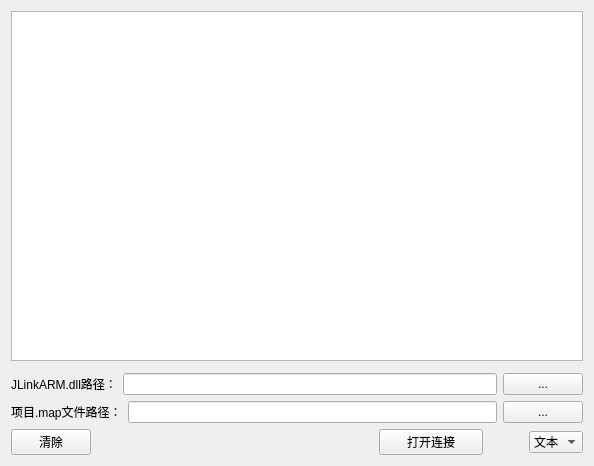
<?xml version="1.0" encoding="UTF-8"?>
<ui version="4.0">
 <author>XIVN1987</author>
 <class>SERCOM</class>
 <widget class="QWidget" name="SERCOM">
  <property name="geometry">
   <rect>
    <x>0</x>
    <y>0</y>
    <width>594</width>
    <height>466</height>
   </rect>
  </property>
  <property name="sizePolicy">
   <sizepolicy hsizetype="Preferred" vsizetype="Preferred">
    <horstretch>0</horstretch>
    <verstretch>0</verstretch>
   </sizepolicy>
  </property>
  <property name="windowTitle">
   <string>XIVN1987 SERCOM</string>
  </property>
  <property name="windowIcon">
   <iconset>
    <normaloff>Image/serial.ico</normaloff>Image/serial.ico</iconset>
  </property>
  <layout class="QVBoxLayout" name="vLayout0">
   <item>
    <widget class="QTextEdit" name="txtMain">
     <property name="frameShadow">
      <enum>QFrame::Sunken</enum>
     </property>
     <property name="textInteractionFlags">
      <set>Qt::TextSelectableByKeyboard|Qt::TextSelectableByMouse</set>
     </property>
    </widget>
   </item>
   <item>
    <widget class="QwtPlot" name="qwtPlot"/>
   </item>
   <item>
    <layout class="QHBoxLayout" name="hLayout1">
     <item>
      <widget class="QLabel" name="lblDLL">
       <property name="sizePolicy">
        <sizepolicy hsizetype="Fixed" vsizetype="Fixed">
         <horstretch>0</horstretch>
         <verstretch>0</verstretch>
        </sizepolicy>
       </property>
       <property name="text">
        <string>JLinkARM.dll路径：</string>
       </property>
      </widget>
     </item>
     <item>
      <widget class="QLineEdit" name="linDLL"/>
     </item>
     <item>
      <widget class="QPushButton" name="btnDLL">
       <property name="sizePolicy">
        <sizepolicy hsizetype="Fixed" vsizetype="Fixed">
         <horstretch>0</horstretch>
         <verstretch>0</verstretch>
        </sizepolicy>
       </property>
       <property name="text">
        <string>...</string>
       </property>
      </widget>
     </item>
    </layout>
   </item>
   <item>
    <layout class="QHBoxLayout" name="hLayout2">
     <item>
      <widget class="QLabel" name="lblMap">
       <property name="text">
        <string>项目.map文件路径：</string>
       </property>
      </widget>
     </item>
     <item>
      <widget class="QLineEdit" name="linMap"/>
     </item>
     <item>
      <widget class="QPushButton" name="btnMap">
       <property name="text">
        <string>...</string>
       </property>
      </widget>
     </item>
    </layout>
   </item>
   <item>
    <layout class="QHBoxLayout" name="hLayout3">
     <item>
      <widget class="QPushButton" name="btnClear">
       <property name="text">
        <string>清除</string>
       </property>
      </widget>
     </item>
     <item>
      <spacer name="hSpacer31">
       <property name="orientation">
        <enum>Qt::Horizontal</enum>
       </property>
       <property name="sizeHint" stdset="0">
        <size>
         <width>40</width>
         <height>20</height>
        </size>
       </property>
      </spacer>
     </item>
     <item>
      <widget class="QLabel" name="lblStat">
       <property name="text">
        <string/>
       </property>
       <property name="pixmap">
        <pixmap>Image/inclosing.png</pixmap>
       </property>
      </widget>
     </item>
     <item>
      <widget class="QPushButton" name="btnOpen">
       <property name="sizePolicy">
        <sizepolicy hsizetype="Fixed" vsizetype="Fixed">
         <horstretch>0</horstretch>
         <verstretch>0</verstretch>
        </sizepolicy>
       </property>
       <property name="minimumSize">
        <size>
         <width>104</width>
         <height>0</height>
        </size>
       </property>
       <property name="text">
        <string>打开连接</string>
       </property>
       <property name="checkable">
        <bool>false</bool>
       </property>
      </widget>
     </item>
     <item>
      <spacer name="horizontalSpacer">
       <property name="orientation">
        <enum>Qt::Horizontal</enum>
       </property>
       <property name="sizeType">
        <enum>QSizePolicy::Fixed</enum>
       </property>
       <property name="sizeHint" stdset="0">
        <size>
         <width>40</width>
         <height>20</height>
        </size>
       </property>
      </spacer>
     </item>
     <item>
      <widget class="QComboBox" name="cmbMode">
       <item>
        <property name="text">
         <string>文本</string>
        </property>
       </item>
       <item>
        <property name="text">
         <string>波形</string>
        </property>
       </item>
      </widget>
     </item>
    </layout>
   </item>
  </layout>
 </widget>
 <customwidgets>
  <customwidget>
   <class>QwtPlot</class>
   <extends>QFrame</extends>
   <header>qwt_plot.h</header>
  </customwidget>
 </customwidgets>
 <resources/>
 <connections/>
</ui>
